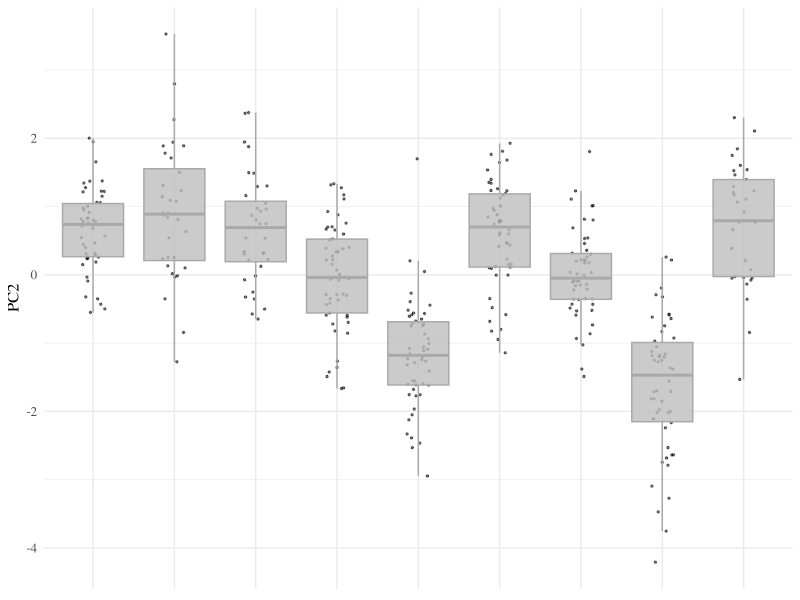
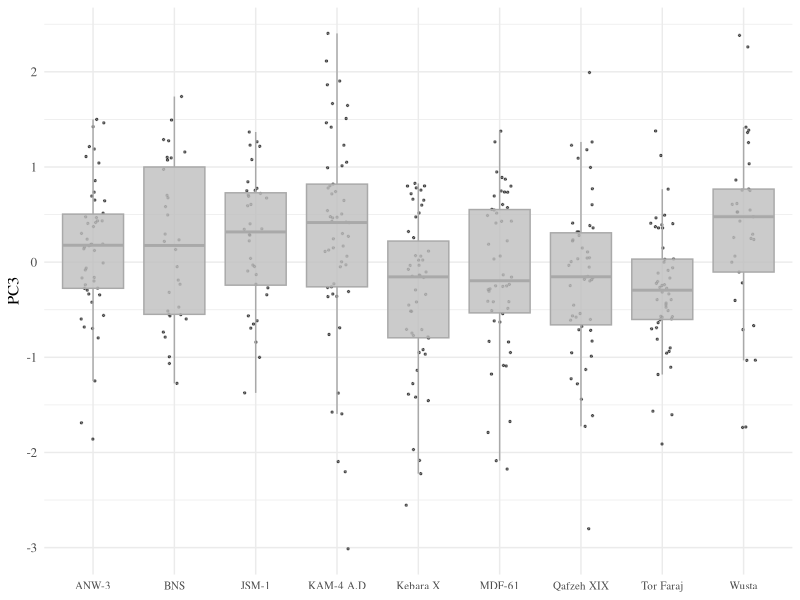

Write the R code that produced these figures, in order. (Note: this script raises an error after producing the figures.)
## ---- chunk 1
library(psych)
library(ggplot2)
library(ggpubr)
## ---- chunk 2
LP <- read.csv(file="./LP.csv")
MIS67 <- read.csv(file="./MIS67.csv")
## ---- chunk 3
head(LP)
## ---- chunk 4
head(MIS67)
## ---- chunk 5
sample_size_period <- cbind(c("LP","MIS67"),c(dim(LP)[1],dim(MIS67)[1]))
sample_size_period
## ---- chunk 6
assemblage_n <- table(LP$Assemblage)
sample_size_assemblage <- data.frame(Assemblage = names(assemblage_n),
                                n = as.numeric(assemblage_n),
                                period = "LP")
assemblage_n <- table(MIS67$Assemblage)
sample_size_assemblage <- rbind(sample_size_assemblage,
                            data.frame(Assemblage = names(assemblage_n),
                                        n = as.numeric(assemblage_n),
                                        period = "MIS67"))
sample_size_assemblage
## ---- chunk 7
KMO(MIS67[,c(3:10)])

KMO(LP[,c(3:10)])
## ---- chunk 8
cortest.bartlett(MIS67[,c(3:10)])

cortest.bartlett(LP[,c(3:10)])
## ---- chunk 9
pca_MIS67 <- prcomp(
                x = MIS67[,c(3:10)],
                retx = T,
                center = T,
                scale = T)

pca_LP <- prcomp(
            x = LP[,c(3:10)],
            retx = T,
            center = T,
            scale = T)
## ---- chunk 10
pca_MIS67

pca_LP
## ---- chunk 11
LP_scores <- cbind(
                LP[,c(1:2)],
                pca_LP$x)

MIS67_scores <- cbind(
                    MIS67[,c(1:2)],
                    pca_MIS67$x)
## ---- chunk 12
sample_name <- "LP"

sample_sizes_LP <- subset(sample_size_assemblage, period == "LP")
sample_sizes_LP$label <- paste("n = ",sample_sizes_LP$n,sep="")

p1 <- ggplot(
        data = get(paste(sample_name,"_scores",sep="")),
        mapping = aes(Assemblage, PC1, group = Assemblage)) +
        geom_jitter(width = 0.15,
                      height = 0,
                      alpha = 0.5,
                      size = 0.5) +
        geom_boxplot(colour = "darkgrey",
                    fill = "grey",
                    alpha = 0.8,
                    outlier.shape = NA) +
        geom_text(data = sample_sizes_LP,
            mapping = aes(x = 1:10, y = 7, label = label),
            size = 3,
            family = "Times") +
        theme_minimal() +
        theme(text = element_text(family="Times", size=12),
            plot.title = element_text(face="bold",hjust=0.5,size=15),
            axis.text.x = element_blank(),
            axis.title.x = element_blank())

p2 <- ggplot(
        data = get(paste(sample_name,"_scores",sep="")),
        mapping = aes(Assemblage, PC2, group = Assemblage)) +
        geom_jitter(width = 0.15,
                      height = 0,
                      alpha = 0.5,
                      size = 0.5) +
        geom_boxplot(colour = "darkgrey",
                      fill = "grey",
                      alpha = 0.8,
                      outlier.shape = NA) +
        theme_minimal() +
        theme(text = element_text(family="Times", size=12),
            plot.title = element_text(face="bold",hjust=0.5,size=15),
            axis.text.x = element_blank(),
            axis.title.x = element_blank())

p3 <- ggplot(
        data = get(paste(sample_name,"_scores",sep="")),
        mapping = aes(Assemblage, PC3, group = Assemblage)) +
        geom_jitter(width = 0.15,
                      height = 0,
                      alpha = 0.5,
                      size = 0.5) +
        geom_boxplot(colour = "darkgrey",
                      fill = "grey",
                      alpha = 0.8,
                      outlier.shape = NA) +
        theme_minimal() +
        theme(text = element_text(family="Times", size=12),
            plot.title = element_text(face="bold",hjust=0.5,size=15),
            axis.text.x = element_text(size=8),
            axis.title.x = element_blank())

fig <- ggarrange(p1,p2,p3,
            ncol=1,
            nrow=3,
            align="v")

annotate_figure(fig,
               top = text_grob("PCA Score Box Plots\nLP",
                                 family="Times",
                                 face="bold"),
               fig.lab.pos = "top")

ggsave(filename="./pca_LP_box.pdf",device="pdf")
## ---- chunk 13
sample_name <- "MIS67"

sample_sizes_MIS67 <- subset(sample_size_assemblage, period == "MIS67")
sample_sizes_MIS67$label <- paste("n = ",sample_sizes_MIS67$n,sep="")

p1 <- ggplot(
        data = get(paste(sample_name,"_scores",sep="")),
        mapping = aes(Assemblage,PC1,group = Assemblage)) +
        geom_jitter(width = 0.15,
                      height = 0,
                      alpha = 0.5,
                      size = 0.5) +
        geom_boxplot(colour = "darkgrey",
                    fill = "grey",
                    alpha = 0.8,
                    outlier.shape = NA) +
        geom_text(data = sample_sizes_MIS67,
                mapping = aes(x = 1:3, y = 7, label = label),
                size = 3,
                family = "Times") +
        theme_minimal() +
        theme(text = element_text(family="Times", size=12),
            plot.title = element_text(face="bold",hjust=0.5,size=15),
            axis.text.x = element_blank(),
            axis.title.x = element_blank())

p2 <- ggplot(
        data = get(paste(sample_name,"_scores",sep="")),
        mapping = aes(Assemblage,PC2,group = Assemblage)) +
        geom_jitter(width = 0.15,
                      height = 0,
                      alpha = 0.5,
                      size = 0.5) +
        geom_boxplot(colour = "darkgrey",
                    fill = "grey",
                    alpha = 0.8,
                    outlier.shape = NA) +
        theme_minimal() +
        theme(text = element_text(family="Times", size=12),
            plot.title = element_text(face="bold",hjust=0.5,size=15),
            axis.text.x = element_blank(),
            axis.title.x = element_blank())

p3 <- ggplot(
        data = get(paste(sample_name,"_scores",sep="")),
        mapping = aes(Assemblage,PC3,group = Assemblage)) +
        geom_jitter(width = 0.15,
                      height = 0,
                      alpha = 0.5,
                      size = 0.5) +
        geom_boxplot(colour = "darkgrey",
                    fill = "grey",
                    alpha = 0.8,
                    outlier.shape = NA) +
        theme_minimal() +
        theme(text = element_text(family="Times", size=12),
            plot.title = element_text(face="bold",hjust=0.5,size=15),
            axis.text.x = element_text(size=8),
            axis.title.x = element_blank())

fig <- ggarrange(p1,p2,p3,
            ncol=1,
            nrow=3,
            align="v")

annotate_figure(fig,
               top = text_grob("PCA Score Box Plots\nMIS67",
                                 family="Times",
                                 face="bold"),
               fig.lab.pos = "top")
ggsave(filename="./pca_MIS67_box.pdf",device="pdf")
